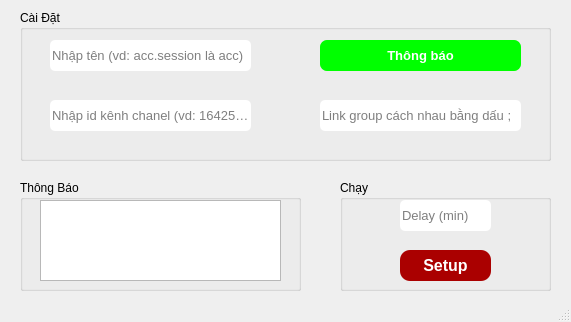
<?xml version="1.0" encoding="UTF-8"?>
<ui version="4.0">
 <class>MainWindow</class>
 <widget class="QMainWindow" name="MainWindow">
  <property name="geometry">
   <rect>
    <x>0</x>
    <y>0</y>
    <width>571</width>
    <height>322</height>
   </rect>
  </property>
  <property name="windowTitle">
   <string>Auto Chuyển Tiếp Tin Nhắn Từ Chanel</string>
  </property>
  <property name="windowIcon">
   <iconset>
    <normaloff>setting/icon.png</normaloff>setting/icon.png</iconset>
  </property>
  <widget class="QWidget" name="centralwidget">
   <widget class="QWidget" name="widget" native="true">
    <property name="geometry">
     <rect>
      <x>0</x>
      <y>0</y>
      <width>601</width>
      <height>591</height>
     </rect>
    </property>
    <property name="styleSheet">
     <string notr="true"/>
    </property>
    <widget class="QGroupBox" name="groupBox">
     <property name="geometry">
      <rect>
       <x>20</x>
       <y>10</y>
       <width>531</width>
       <height>151</height>
      </rect>
     </property>
     <property name="styleSheet">
      <string notr="true"/>
     </property>
     <property name="title">
      <string>Cài Đặt</string>
     </property>
     <widget class="QLineEdit" name="lineEdit">
      <property name="geometry">
       <rect>
        <x>30</x>
        <y>90</y>
        <width>201</width>
        <height>31</height>
       </rect>
      </property>
      <property name="font">
       <font>
        <pointsize>10</pointsize>
       </font>
      </property>
      <property name="styleSheet">
       <string notr="true">background-color: rgb(255, 255, 255);
border-radius: 5px;</string>
      </property>
      <property name="placeholderText">
       <string>Nhập id kênh chanel (vd: 16425751)</string>
      </property>
     </widget>
     <widget class="QLineEdit" name="lineEdit_2">
      <property name="geometry">
       <rect>
        <x>300</x>
        <y>90</y>
        <width>201</width>
        <height>31</height>
       </rect>
      </property>
      <property name="font">
       <font>
        <pointsize>10</pointsize>
       </font>
      </property>
      <property name="styleSheet">
       <string notr="true">background-color: rgb(255, 255, 255);
border-radius: 5px;</string>
      </property>
      <property name="placeholderText">
       <string>Link group cách nhau bằng dấu ;</string>
      </property>
     </widget>
     <widget class="QLabel" name="label">
      <property name="geometry">
       <rect>
        <x>300</x>
        <y>30</y>
        <width>201</width>
        <height>31</height>
       </rect>
      </property>
      <property name="font">
       <font>
        <pointsize>10</pointsize>
        <weight>75</weight>
        <bold>true</bold>
       </font>
      </property>
      <property name="styleSheet">
       <string notr="true">background-color: rgb(0, 255, 0);
color: rgb(255, 255, 255);
border-radius: 7px;</string>
      </property>
      <property name="text">
       <string>Thông báo</string>
      </property>
      <property name="alignment">
       <set>Qt::AlignCenter</set>
      </property>
     </widget>
     <widget class="QLineEdit" name="lineEdit_4">
      <property name="geometry">
       <rect>
        <x>30</x>
        <y>30</y>
        <width>201</width>
        <height>31</height>
       </rect>
      </property>
      <property name="font">
       <font>
        <pointsize>10</pointsize>
       </font>
      </property>
      <property name="styleSheet">
       <string notr="true">background-color: rgb(255, 255, 255);
border-radius: 5px;</string>
      </property>
      <property name="placeholderText">
       <string>Nhập tên (vd: acc.session là acc)</string>
      </property>
     </widget>
    </widget>
    <widget class="QGroupBox" name="groupBox_2">
     <property name="geometry">
      <rect>
       <x>20</x>
       <y>180</y>
       <width>281</width>
       <height>111</height>
      </rect>
     </property>
     <property name="title">
      <string>Thông Báo</string>
     </property>
     <widget class="QTextEdit" name="textEdit">
      <property name="geometry">
       <rect>
        <x>20</x>
        <y>20</y>
        <width>241</width>
        <height>81</height>
       </rect>
      </property>
     </widget>
    </widget>
    <widget class="QGroupBox" name="groupBox_3">
     <property name="geometry">
      <rect>
       <x>340</x>
       <y>180</y>
       <width>211</width>
       <height>111</height>
      </rect>
     </property>
     <property name="title">
      <string>Chạy</string>
     </property>
     <widget class="QLineEdit" name="lineEdit_3">
      <property name="geometry">
       <rect>
        <x>60</x>
        <y>20</y>
        <width>91</width>
        <height>31</height>
       </rect>
      </property>
      <property name="font">
       <font>
        <pointsize>10</pointsize>
       </font>
      </property>
      <property name="styleSheet">
       <string notr="true">background-color: rgb(255, 255, 255);
border-radius: 5px;</string>
      </property>
      <property name="placeholderText">
       <string>Delay (min)</string>
      </property>
     </widget>
     <widget class="QPushButton" name="pushButton_2">
      <property name="geometry">
       <rect>
        <x>60</x>
        <y>70</y>
        <width>91</width>
        <height>31</height>
       </rect>
      </property>
      <property name="font">
       <font>
        <pointsize>12</pointsize>
        <weight>75</weight>
        <bold>true</bold>
        <kerning>false</kerning>
       </font>
      </property>
      <property name="cursor">
       <cursorShape>PointingHandCursor</cursorShape>
      </property>
      <property name="styleSheet">
       <string notr="true">background-color: rgb(170, 0, 0);
border-radius: 10px;
color: rgb(255, 255, 255);</string>
      </property>
      <property name="text">
       <string>Setup</string>
      </property>
     </widget>
    </widget>
   </widget>
  </widget>
  <widget class="QMenuBar" name="menubar">
   <property name="geometry">
    <rect>
     <x>0</x>
     <y>0</y>
     <width>571</width>
     <height>21</height>
    </rect>
   </property>
  </widget>
  <widget class="QStatusBar" name="statusbar"/>
 </widget>
 <resources/>
 <connections/>
</ui>
